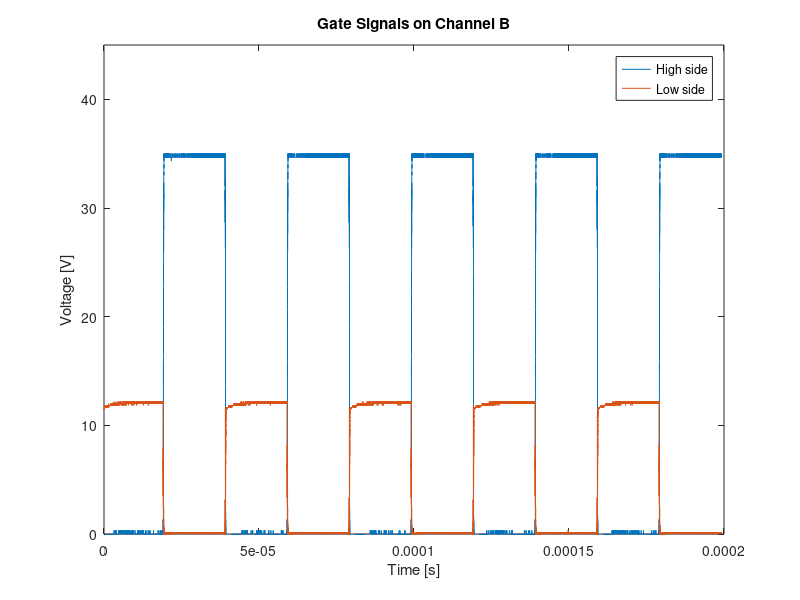

The MATLAB source for this figure: (Note: this script raises an error after producing the figure.)
clear all; close all; clc;

to_tikz = 1;

C1 = csvread('C1controller-board2-gate-b-load00000.txt',5,0);
C2 = csvread('C2controller-board2-gate-b-load00000.txt',5,0);
C3 = csvread('C3controller-board2-gate-b-load00000.txt',5,0);
C4 = csvread('C4controller-board2-gate-b-load00000.txt',5,0);


timeshift = 0.99e-4;
time_C1 = C1(:,1) + timeshift;
data_C1 = C1(:,2);

time_C2 = C2(:,1) + timeshift;
data_C2 = C2(:,2);

time_C3 = C3(:,1) + timeshift;
data_C3 = C3(:,2);

time_C4 = C4(:,1) + timeshift;
data_C4 = C4(:,2);

plot(time_C1, data_C1,time_C2, data_C2)


title('Gate Signals on Channel B')
xlabel('Time [s]')
ylabel('Voltage [V]')

xlim([0 2e-4])
ylim([0 45])

 
 legend('High side','Low side')

if to_tikz == 1
    cleanfigure()
    matlab2tikz('controllerboardv2_gate_b.tex');
end